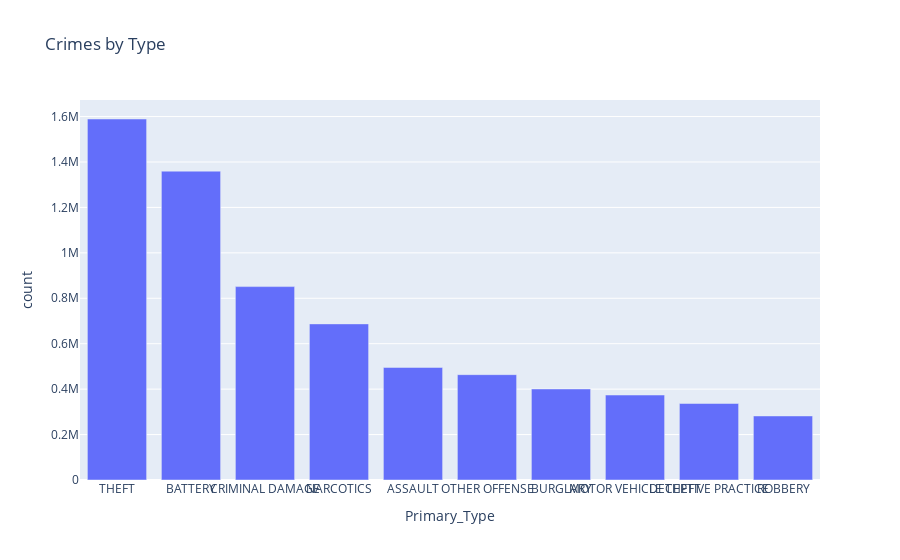

Notebook source saved alongside this figure:
### Markdown cell above
#### Number of Crimes by Type

### Code cell
agg_primary_type = df_crimes.groupBy('Primary_Type').count().orderBy(F.desc('count'))
agg_primary_type_pd = agg_primary_type.limit(10).toPandas()
fig2 = px.bar(agg_primary_type_pd, x='Primary_Type', y='count', title='Crimes by Type')
fig2.update_xaxes(tickangle=0)
fig2.show()

### Figure 1 — Plotly figure (JSON) as saved in the notebook; plotly's stock layout.template omitted (floating-point values rounded to 4 significant figures)
{"data": [{"hovertemplate": "Primary_Type=%{x}<br>count=%{y}<extra></extra>", "legendgroup": "", "marker": {"color": "#636efa", "pattern": {"shape": ""}}, "name": "", "orientation": "v", "showlegend": false, "textposition": "auto", "type": "bar", "x": ["THEFT", "BATTERY", "CRIMINAL DAMAGE", "NARCOTICS", "ASSAULT", "OTHER OFFENSE", "BURGLARY", "MOTOR VEHICLE THEFT", "DECEPTIVE PRACTICE", "ROBBERY"], "xaxis": "x", "y": [1589238, 1359638, 851398, 687251, 495583, 463779, 400742, 374081, 336829, 281993], "yaxis": "y"}], "layout": {"barmode": "relative", "legend": {"tracegroupgap": 0}, "title": {"text": "Crimes by Type"}, "xaxis": {"anchor": "y", "domain": [0, 1], "tickangle": 0, "title": {"text": "Primary_Type"}}, "yaxis": {"anchor": "x", "domain": [0, 1], "title": {"text": "count"}}}}
